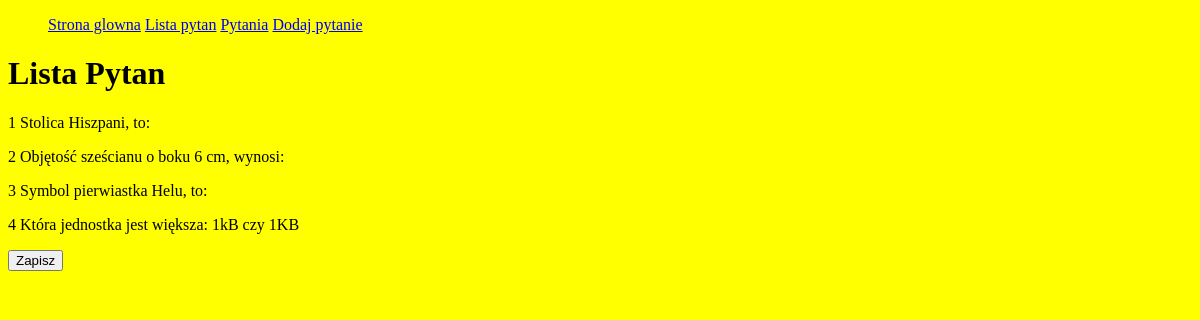
The app's page /lista, older data.
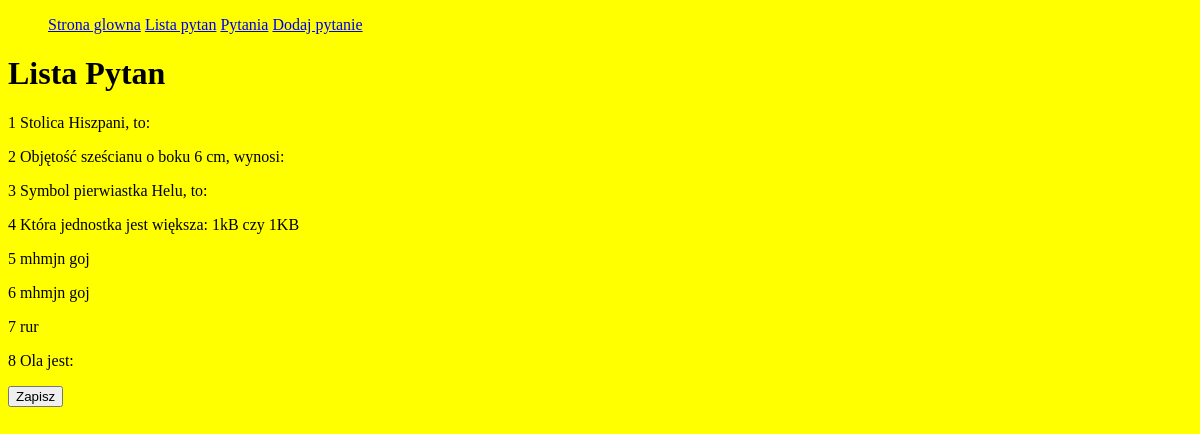
The same page, newer data.
### modele.py (models this page shows)
class BazaModel(Model):
    class Meta:
        database = baza

class Pytanie(BazaModel):
    pytanie = CharField(null=False)
    kategoria = ForeignKeyField(Kategoria, related_name='pytania')

### views.py (the view)
@app.route('/lista')
def lista():
    pytania = Pytanie.select()
    return render_template('lista.html', query = pytania)

### app.py (called while the page is built)
@app.before_request
def before_request():
    g.db = baza
    g.db.connect(reuse_if_open=True)

@app.after_request
def after_request(response):
    g.db.close()
    return response

### templates/lista.html (shortened to what this page needs)
{% extends "szablon.html" %}
{% block h1 %} Lista Pytan {% endblock %}
{% block tresc %}
    <form method="POST">
    {% for p in query %}
    <p>
        {{ p.id }} {{ p.pytanie }}
    </p>
    {% endfor %}
    <input type="submit" value="Zapisz">
    </form>
{% endblock %}

### templates/szablon.html (shortened to what this page needs)
<!DOCTYPE html>
<html lang="pl">
<head>
</head>
<body>
    <ul id="menu">
        <li><a href="{{ url_for('index')}}">Strona glowna</a></li>
        <li><a href="{{ url_for('lista')}}">Lista pytan</a></li>
        <li><a href="{{ url_for('quiz')}}">Pytania</a></li>
        <li><a href="{{ url_for('dodaj')}}">Dodaj pytanie</a></li>
    </ul>
    <h1> {% block h1 %}{% endblock%}</h1>
    {% block tresc %}{% endblock%}
</body>
</html>

### templates/szablon.html (style rules this page uses)
body { background: #FFFF00; color: #000000; }
#menu li { display: inline; }

Row changes from the older to the newer data that the page shows:
added Pytanie: id "5", pytanie "mhmjn goj"
added Pytanie: id "6", pytanie "mhmjn goj"
added Pytanie: id "7", pytanie "rur"
added Pytanie: id "8", pytanie "Ola jest:"
